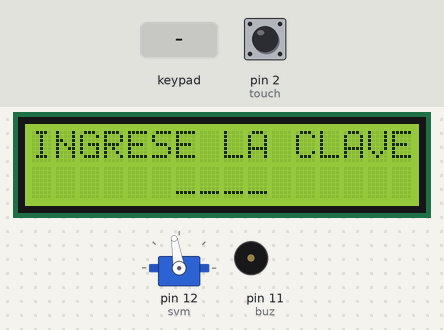
This sketch was run on a simulated Arduino Uno, built with avr-gcc and run on an emulated ATmega328P. Parts: servo, 16×2 character LCD, buzzer (waves = sounding, pin HIGH). Inputs (shaded band) come from the test bench; at power-on: pin 2 (touch) LOW.

Above: at 1.2 s.
1.3 s: keypad keys 0 0 0 0 pressed 0.4 s apart
At 3.4 s:
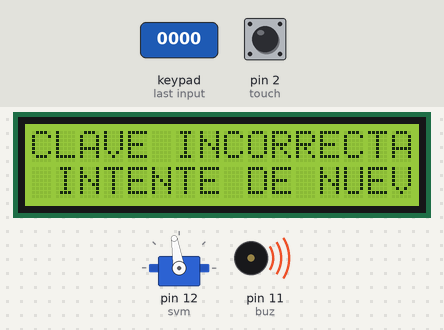
4.4 s: keypad keys 2 0 0 6 pressed 0.4 s apart
At 6.9 s:
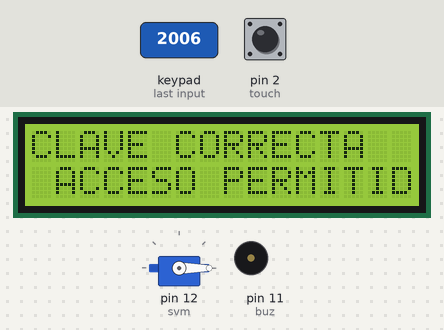
9.0 s: pin 2 (touch) pulled HIGH for 0.15 s
At 9.7 s:
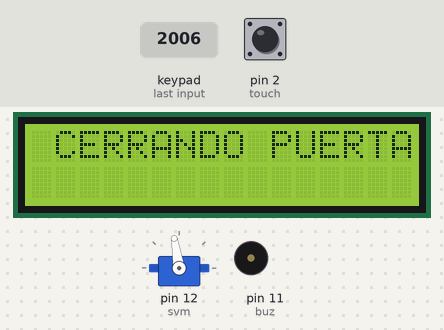
12.0 s: keypad keys 2 0 0 6 # pressed 0.4 s apart
At 12.21 s:
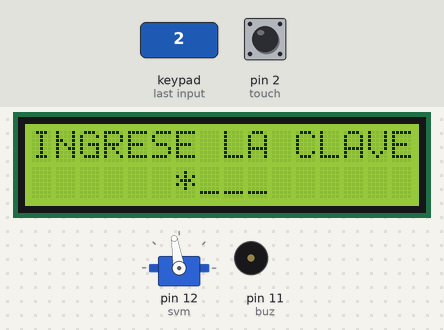
17.0 s: key '1' pressed
At 17.7 s:
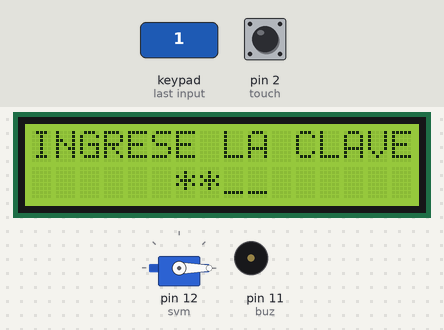
18.5 s: keypad keys 0 0 0 0 # pressed 0.4 s apart
At 22.9 s:
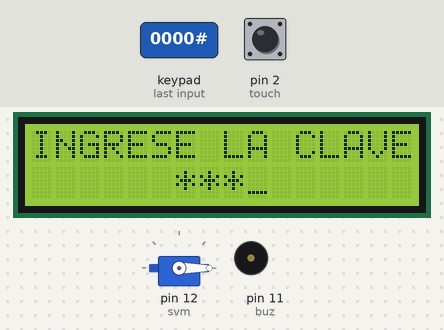
Timing chart, 0 to 24.1 s (numbered marks = the images above; inputs shaded):
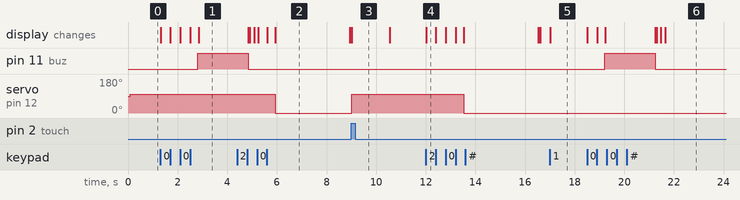

Measured:
- after the input at 1.3 s, pin 11 (buz): LOW → HIGH after 1.5 s; the display: first changes at once (image 1 shows a later state)
- after the input at 4.4 s, servo on pin 12 (svm): 99° → 0° after 1.5 s; the display: first differs from a run without the input after 0.51 s (image 2 shows a later state)
- after the input at 9.0 s, servo on pin 12 (svm): 0° → 99° at once; the display: changes at once (image 3)
- after the input at 12.0 s, servo on pin 12 (svm): 99° → 0° after 1.5 s; the display: changes at once (image 4)
- after the input at 17.0 s, the display: changes at once (image 5)
- after the input at 18.5 s, pin 11 (buz): LOW → HIGH after 0.71 s, → LOW 2.0 s later; the display: changes at once (image 6)
- what the display in image 2 shows lasts 3.0 s, from 5.9 s to 8.9 s

The sketch:

boveda.ino
```cpp
#include <Servo.h>
#include <Keypad.h>
#include <LiquidCrystal_I2C.h>

//------------- VARIABLES GLOBALES -------------
volatile bool cerrarPuerta = false; // "Bandera" para la interrupción
int cont = 0;
int cont2 = 0;
char numeros[4] = {'0','0','0','0'};
char clave[4] = {'2','0','0','6'};
char tecla;

Servo svm;
LiquidCrystal_I2C lcd(0x3F, 16, 2);

// Pines y Textos
#define touch 2
int buz = 11;
String texto1 = "INGRESE LA CLAVE";
String texto2 = "CLAVE CORRECTA";
String texto3 = "CLAVE INCORRECTA";
String texto4 = "SISTEMA BLOQUEADO";
String texto5 = "INTENTE DE NUEVO";
String texto6 = "ACCESO PERMITIDO";

// Config Teclado
const byte FILAS = 4;
const byte COLUMNAS = 4;
char TECLADO[FILAS][COLUMNAS] = {
  {'1','2','3','A'},
  {'4','5','6','B'},
  {'7','8','9','C'},
  {'*','0','#','D'}
};
byte PINESFILAS[FILAS] = {3,4,5,6};
byte PINESCOLUMNAS[COLUMNAS] = {7,8,9,10};
Keypad keypad = Keypad(makeKeymap(TECLADO), PINESFILAS, PINESCOLUMNAS, FILAS, COLUMNAS);

// ------------- INTERRUPCIÓN (CORTA) -------------
void isoCerrar() {
  cerrarPuerta = true; // Solo avisamos que hay que cerrar
}

void setup() {
  Serial.begin(9600);
  svm.attach(12);
  lcd.init();
  lcd.backlight();
  lcd.clear();

  pinMode(touch, INPUT);
  // Usamos RISING o FALLING en lugar de CHANGE para evitar que se active dos veces
  attachInterrupt(digitalPinToInterrupt(touch), isoCerrar, RISING);
  pinMode(buz, OUTPUT);

  svm.write(99);
}

void loop() {
  // 1. REVISAR SI LA INTERRUPCIÓN SE ACTIVÓ
  if (cerrarPuerta) {
    svm.write(99);
    lcd.clear();
    lcd.setCursor(1,0);
    lcd.print("CERRANDO PUERTA");
    delay(1500);
    lcd.clear();
    cont = 0;
    cerrarPuerta = false; // Resetear la bandera
  }

  // 2. LÓGICA NORMAL DEL TECLADO
  if (cont == 0 && !cerrarPuerta) {
    lcd.setCursor(0,0);
    lcd.print(texto1);
    lcd.setCursor(6,1);
    lcd.print("____");
  }

  tecla = keypad.getKey();
  if (tecla) {
    numeros[cont] = tecla;
    lcd.setCursor(6 + cont, 1);
    lcd.print("*");
    cont++;

    if (cont == 4) {
      delay(300);
      if (numeros[0]==clave[0] && numeros[1]==clave[1] &&
          numeros[2]==clave[2] && numeros[3]==clave[3]) {
        svm.write(0);
        lcd.clear();
        lcd.print(texto2);
        lcd.setCursor(1,1);
        lcd.print(texto6);
        delay(3000);
        cont = 0;
        cont2 = 0;
        lcd.clear();
      }
      else {
        digitalWrite(buz, HIGH);
        lcd.clear();
        lcd.print(texto3);
        lcd.setCursor(1,1);
        lcd.print(texto5);
        delay(2000);
        digitalWrite(buz, LOW);
        cont2++;
        cont = 0;
        lcd.clear();

        if (cont2 >= 3) {
          for (int i = 20; i >= 0; i--) {
            lcd.setCursor(0,0);
            lcd.print(texto4);
            lcd.setCursor(7,1);
            lcd.print(i);
            lcd.print("s ");
            delay(1000);
          }
          cont2 = 0;
          lcd.clear();
        }
      }
    }
  }
}
```
